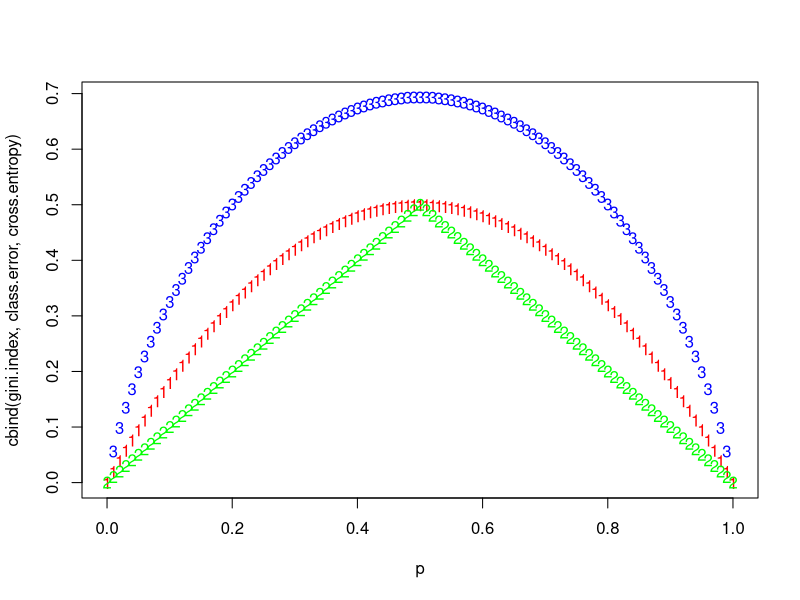

Source code (R):
## ---- chunk 1
knitr::opts_chunk$set(echo = TRUE,out.width="0.9\\linewidth",dev="pdf",fig.align  = 'center')
## ---- chunk 2
p <- seq(0, 1, 0.01)
gini.index <- 2*p*(1-p)
class.error <- 1 - pmax(p, 1-p)
cross.entropy <- -(p*log(p) + (1-p)*log(1-p))
matplot(p, cbind(gini.index, class.error, cross.entropy), col = c("red", "green","blue"))
